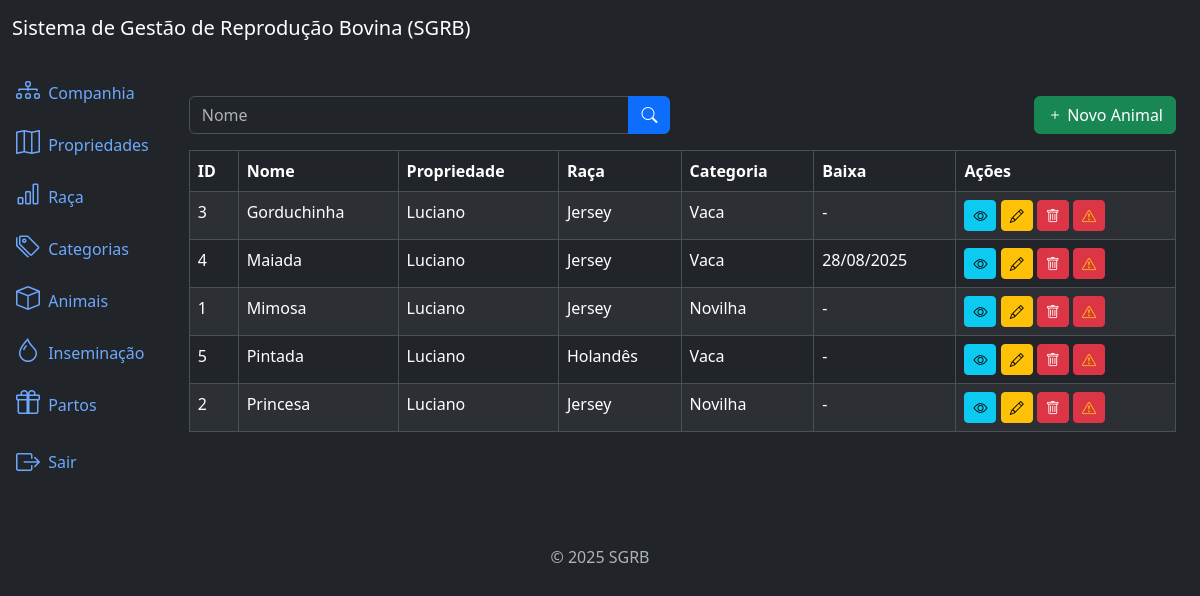
/animals/list/ (signed in), run on the app's committed database.
### animals/models.py (models this page shows, shortened)
class Animal(models.Model):
    name = models.CharField(max_length=100)
    birth = models.DateField(null=True, blank=True)
    farm = models.ForeignKey(Farm, on_delete=models.PROTECT, related_name='animais')  # noqa
    breed = models.ForeignKey(Breed, on_delete=models.PROTECT, related_name='animais')  # noqa
    category = models.ForeignKey(Category, on_delete=models.PROTECT, related_name='animais') # noqa
    created_at = models.DateTimeField(auto_now_add=True)
    updated_at = models.DateTimeField(auto_now=True)
    culling_date = models.DateField(null=True, blank=True,verbose_name='Data da Baixa')  # noqa
    culling_reason = models.CharField(
        max_length=2,
        choices=CULLING_REASON_CHOICES,
        null=True,
        blank=True,
    )
    class Meta:
        ordering = ['name']

### farms/models.py (models this page shows)
class Farm(models.Model):
    name = models.CharField(max_length=100)
    company = models.ForeignKey(Company, on_delete=models.CASCADE, related_name="farms")  # noqa
    created_at = models.DateTimeField(auto_now_add=True)
    updated_at = models.DateTimeField(auto_now=True)
    def __str__(self):
        return self.name

### breeds/models.py (models this page shows)
class Breed(models.Model):
    name = models.CharField(max_length=100)
    created_at = models.DateTimeField(auto_now_add=True)
    updated_at = models.DateTimeField(auto_now=True)
    class Meta:
        ordering = ['name']
    def __str__(self):
        return self.name

### categories/models.py (models this page shows)
class Category(models.Model):
    name = models.CharField(max_length=100)
    created_at = models.DateTimeField(auto_now_add=True)
    updated_at = models.DateTimeField(auto_now=True)
    class Meta:
        ordering = ['name']
    def __str__(self):
        return self.name

### animals/views.py (the view)
# urls.py: path('animals/list/', views.AnimalListView.as_view(), name='animal_list'),  # noqa
class AnimalListView(LoginRequiredMixin, PermissionRequiredMixin, ListView):
    model = models.Animal
    template_name = 'animal_list.html'
    context_object_name = 'animals'
    paginate_by = 10
    permission_required = 'animals.view_animal'
    def get_queryset(self):
        queryset = super().get_queryset()
        name = self.request.GET.get('name')
        if name:
            queryset = queryset.filter(name__icontains=name)
        return queryset

### animals/templates/animal_list.html (shortened to what this page needs)
{% extends 'base.html' %}
{% block content %}
  <div class="row mb-3">
    <div class="col-md-6">
      <form method="get" action="{% url 'animal_list' %}">
        <div class="input-group">
          <input type="text" class="form-control" name="name" placeholder="Nome" value="{{ request.GET.name }}">
          <button type="submit" class="btn btn-primary">
            <i class="bi bi-search"></i>
          </button>
        </div>
      </form>
    </div>
    <div class="col-md-6">
      <a href="{% url 'animal_create' %}" class="btn btn-success float-end">
        <i class="bi bi-plus"></i> Novo Animal
      </a>
    </div>
  </div>
  <div class="table-responsive">
    <table class="table table-striped table-bordered">
      <thead class="thead-dark">
        <tr>
          <th>ID</th>
          <th>Nome</th>
          <th>Propriedade</th>
          <th>Raça</th>
          <th>Categoria</th>
          <th>Baixa</th>
          <th>Ações</th>
        </tr>
      </thead>
      <tbody>
        {% for animal in animals %}
          <tr>
            <td>{{ animal.id }}</td>
            <td>{{ animal.name }}</td>
            <td>{{ animal.farm }}</td>
            <td>{{ animal.breed }}</td>
            <td>{{ animal.category }}</td>
            <td>
                {% if animal.culling_date %}
                  {{ animal.culling_date|date:'d/m/Y' }}
                {% else %}
                  -
                {% endif %}
            </td>
            <td>
              <a href="{% url "animal_detail" animal.id %}" class="btn btn-info btn-sm">
                <i class="bi bi-eye"></i>
              </a>
              <a href="{% url "animal_update" animal.id %}" class="btn btn-warning btn-sm">
                <i class="bi bi-pencil"></i>
              </a>
              <a href="{% url "animal_delete" animal.id %}" class="btn btn-danger btn-sm">
                <i class="bi bi-trash"></i>
              </a>
              <a href="{% url "animal_culling" animal.id %}" class="btn btn-danger btn-sm">
                <i class="bi bi-exclamation-triangle text-warning"></i>
              </a>
            </td>
          </tr>
        {% endfor %}
      </tbody>
    </table>
  </div>
{% endblock %}

### data on the page
Animal: id "3", name "Gorduchinha", farm "Luciano", breed "Jersey", category "Vaca"
Animal: id "4", name "Maiada", farm "Luciano", breed "Jersey", category "Vaca", culling_date "28/08/2025"
Animal: id "1", name "Mimosa", farm "Luciano", breed "Jersey", category "Novilha"
Animal: id "5", name "Pintada", farm "Luciano", breed "Holandês", category "Vaca"
Animal: id "2", name "Princesa", farm "Luciano", breed "Jersey", category "Novilha"
